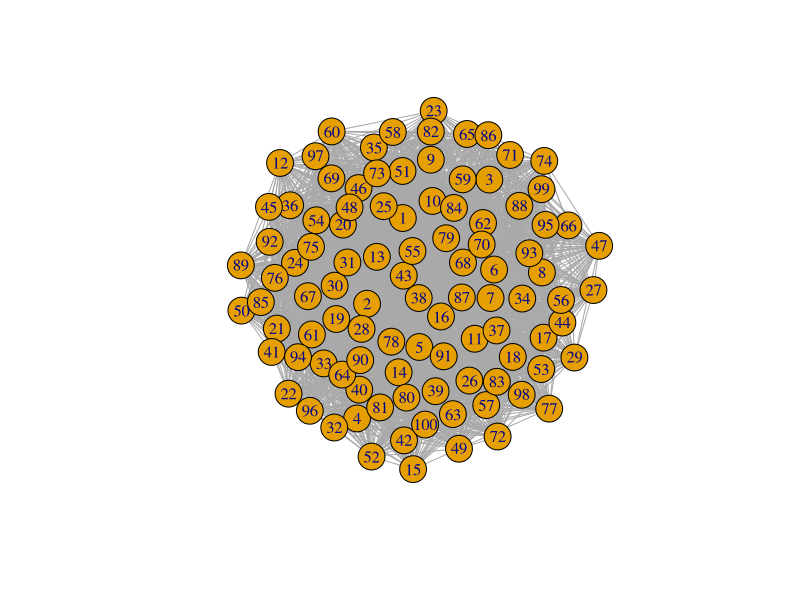
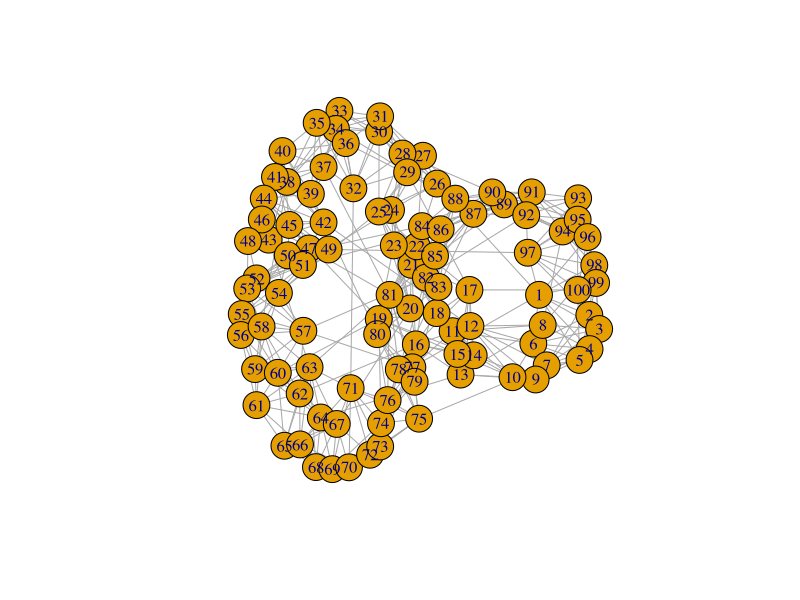
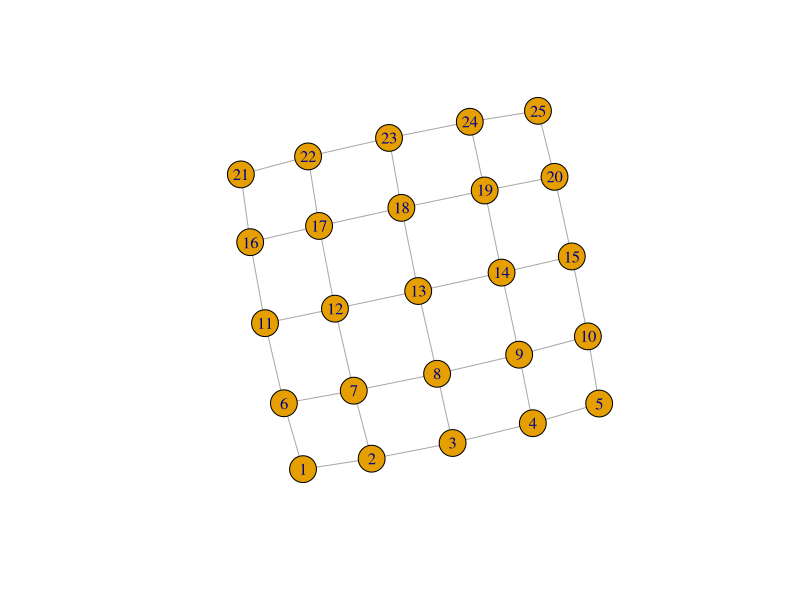
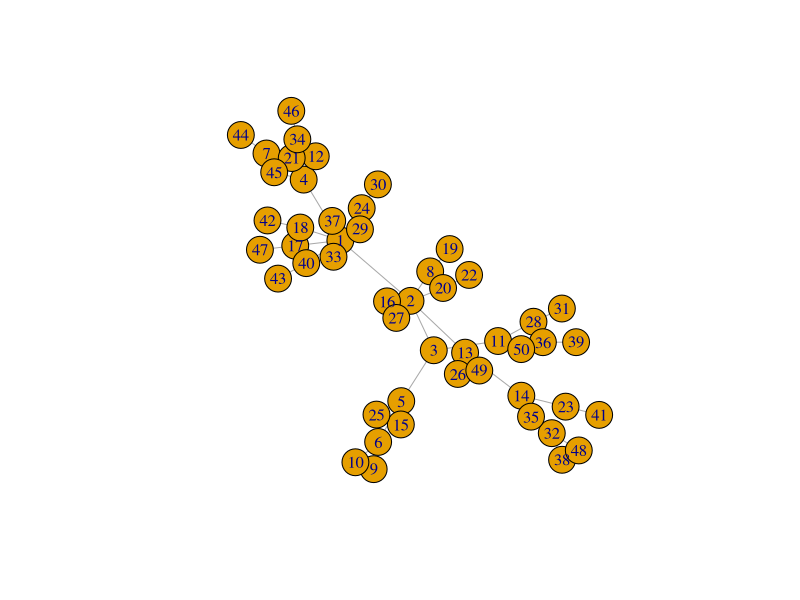
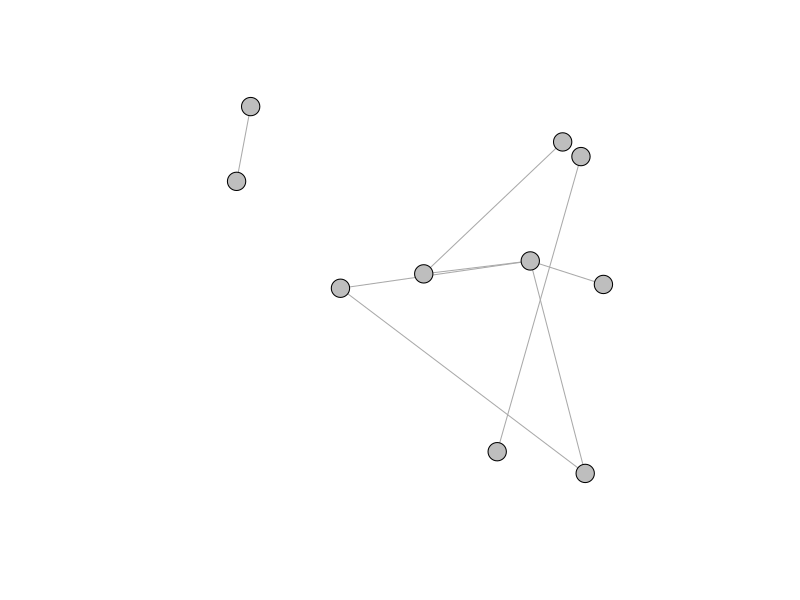

These figures' R source, in order:
## ---- chunk 1
knitr::opts_chunk$set(echo = TRUE)
## ---- chunk 2
library(igraph)
## ---- chunk 3
#Random graph
erdos<-function(n,p){
  erdos_graph=sample_gnp(n, p, directed = FALSE, loops = FALSE)
summary(erdos_graph)
}
f1=erdos(100,0.6)
plot(f1)
## ---- chunk 4
#Small-world
sm_world<-function(d,s,n,p){
  sm_graph=sample_smallworld(d, s, n, p, loops = F, multiple = F)
summary(sm_graph)
}
f2=sm_world(1, 100, 5, 0.05)
plot(f2)
## ---- chunk 5
#Lattice graph
Lattice<-function(d,l){
  lattice_graph=make_lattice(dim=d,length=l, directed= F, mutual= T, circular = F)
summary(lattice_graph)
}
f3=Lattice(2,5)
plot(f3)
## ---- chunk 6
#scale free
scale_free<-function(n,pw){
  scale_free_graph=sample_pa(n,pw, directed= F)
summary(scale_free_graph)
}
f4=scale_free(50,1)
plot(f4)
## ---- chunk 7
#Spatial graph of x,y coordinate join in space
spatial <- function(n,r) {
  v <- NULL
  for (i in 1:n) {
    x <- runif(1)
    y <- runif(1)
    v <- rbind(v,c(i,x,y))
    coords<<-rbind(coords, c(x,y))
  }
  
  E <- NULL
  R2 <- r*r;
  for (i in seq(1,n-1)) {
    for (j in seq(i+1,n)) {
      if (((v[i,2]-v[j,2])^2 + (v[i,3]-v[j,3])^2) < R2) {
        E <- as.data.frame(rbind(E,c(i,j)))
      }
    }
  }
  return(E)
}

coords=NULL

E = spatial(10,0.3)

G=graph_from_data_frame(E, directed=FALSE)

V(G)$color<-"grey"
G$layout=coords

plot(G,vertex.label=NA,vertex.size=10)
## ---- chunk 8

getGraphFeatures <- function(g){
  
#  networks <- list.files(paste(folder_name))
  
  Global_summary <- NULL
  
    
    netclust <- clusters(g) #look for subgraphs
    gcc <- V(g)[netclust$membership == which.max(netclust$csize)]#select vertices from the largest sub-graph
    #we could do this for other component graphs?
#    gccnet <- induced.subgraph(g, gcc) #make it a igraph object.
    
    #need to remove loops etc
    gcc_s <- igraph::simplify(g, remove.multiple = TRUE, remove.loops = TRUE)
    #plot(gcc_s)
    
    #network characteristics
    
    #convert to a laplacian matrix
    M <- laplacian_matrix(gcc_s,sparse = FALSE)
    
    #Adjacency matrix
    Adj <-gcc_s[]
    #Adjacency spectrum
    Adjacency_spectrum<-eigen(Adj)
    

    #calc eigenvectors
    spec <- eigen(M)
    #take the second smallest eigenvalue
    FiedlerValue<- spec$values[length(spec$value)-1]
    
    #Largest value of the adjacency
    ##This value controls the propagation of infection in SIS/SIR model
    ### The larger Adj_val the faster the growth of infection at the beginning time
    Adj_val<-Adjacency_spectrum$values[1]
    Eigen_central=Adjacency_spectrum$vectors[,ncol(Adjacency_spectrum$vectors)[1]]
    most_infected_node<-match(max(Eigen_central),Eigen_central)# highest node degree
    
    #Note:Probability of infection of nodes depends on V_1(first eigen vector of adjacency matrix)
    ## so the prob that a node is infected is proportional to its eigen vector centrality (V_1)
    ## since centrality depends on number of nodes its connected to and how well node are connected
    
    
    #Epidemic threshold
    ##Infection dies or survives if beta/gamma is < or > Rnot respectively
    Rnot<-1/Adj_val # spectral of adjacency for undirected network controls the epidemic threshold
    
    #
    
    #Threshold comparism of 
    
    #Newman's relative Q (from Sah et al 2017) modularity
    
    #detect commnuities and calc relative Newman's Q
    wc <- cluster_walktrap(gcc_s) # This function tries to find densely connected subgraphs, 
    lc<- cluster_louvain(gcc_s) #this is the method used inSah et al 2017 - allows comparison? 
    #also called communities in a graph via random walks.
    
    mod <- modularity(gcc_s, membership(lc))
    #max_mod <- 
    #Qrel <- mod/max_mod #Sah et al normalize modularity this way, but Im not sure why maximum modulairity is the best way to do this
    #plot(lc,gccnet)  check out the plot if needed
    
    #other network characteristics
    deg <- mean(degree(gcc_s, mode="all", normalized=TRUE)) #normalized currently
    
    cent <-  eigen_centrality(gcc_s, directed=T, weights=NA)
    cent <- cent$value
    
    trans <- as.data.frame(transitivity(gcc_s, type="global"))
    
    di <- diameter(gcc_s, directed=F, weights=NA)
    network_size<-vcount(gcc_s)
    
    #Global_summary[1] <- bind_cols(g_names, propI2,propI5, FiedlerValue, mod, deg, cent, trans, di) %>%
    #set_names('g_names')
    
    Global_summary <- c(FiedlerValue, Adj_val, Rnot, network_size, most_infected_node, mod, deg, cent, trans, di) 
  
  
  Global_summary <- do.call(rbind, Global_summary)
  rownames(Global_summary) <- c('Fiedler','Adj_val','Rnot','network_size','most_infected_node', 'Modularity', 'Mean_degree', 'Centrality', 'Transivity', 'Diameter')
  Global_summary  <- as.data.frame(Global_summary)
  
  
  return(Global_summary)
}

## ---- chunk 9
## Disease simulation

#getGraphFeatures <- function() {
  ## output: data frame
  
#}

# converting downloaded networks into igraph objects
# use something liek this to convert:
# dat <- read.table(networks[i]) #haven't dealt with the temporal nature of this yet. Third column appears to be a date...


library(igraph)
#Simple SIR disease simulation
# Disease status: 0=healthy/susceptible, 1=infected, 2=removed/dead/recovered
episim <- function(G, nticks=10, beta=0.1, gamma=0.2, initState=NULL, numInfected=2) {
  ## G is igraph object
  E <- G[] #adjacency matrix of graph (network object)
  n <- ncol(E) #number of columns (nodes) in network object
  inf_per_time<-matrix(data=0,(nticks+1),n)#progression of infection/transition of state of each node for each time step
  # Set initial state  
  # initState is list of initial state of each vertex in G.  E.g., from (1,0,0...0) or (0,1,0,1,0,....)
  if (is.null(initState)) {
    infected <- rep(1,numInfected)
    clear<-rep(0,(n-numInfected))
    stat<-sample(c(infected, clear), n, replace=FALSE)

#    stat <- rbinom(n,1,propInfected)#set initial state of each nodes if non (note, no recovered node at initial state)
  } else {
    stat <- initState #initial existing state.
  }
  current_stat=stat
  nextStat<-rep(0,length(stat))
  time=2 # since we have nticks+1
  
  #note: there is no recovered node at initial state only susceptible nodes and some infected nodes
  #initial state vector must not contain 2, but only 0 and 1 for the first row
  #set next state vector initially as initial state.
  for (tick in 1:nticks) {
    inf_per_time[1,]=current_stat#time 0=initial state
    # first transition phase: S -> I
    for (i in which(stat==0)) {#for all susceptible nodes (denoted 0) in initial state
      for (j in (1:n)) { # for all other neighbor nodes
        if ((E[i,j]>=1)&(stat[j]==1)&(runif(1)<=beta)) #each infected node infects its nearest neighbor/node it shares a link/edge with, with prob beta
        {
          nextStat[i] <- 1;break#assign node as infected if above condition is met else and break out of loop
        }
        else{
          nextStat[i]<-0 #node remains as susceptible, since not all contact leads to an infection.
        }
      }
    }
    
    # second transition phase: I -> R
    for (i in which(stat==1)) {#for all infected nodes in initial state
      if (runif(1)<=gamma) { #compares a randomly generated uniform number to recovery rate
        nextStat[i] <- 2 #assigns node as recovered if condition above is met else
      }
      else{
        nextStat[i]<-1 #nodes remain infected 
      }
    }
    
    #for SIR, recovered node do not participate in further disease propagation (permanent immunity)    
    
    stat <- nextStat#assigns states of nodes for each time step as existing state 
    
    inf_per_time[time,] <- stat
    rownames(inf_per_time)=0:nticks#re-order row names from time step 0=initial state
    colnames(inf_per_time)=NULL#make column names as null
    
    
    time=time+1
    
  }
  
  return (inf_per_time)
  
}
#G <- erdos.renyi.game(10, .5,direct=F)    #random graph generated
#f=episim(G,beta = 0.3,gamma=0.2)


## ---- chunk 10

### Making epidemic summary on a network

  # make state counts
  # data frame for counts of state
  # set number of rows and columns
  # column names to SEIR
epi_summary<-function(f){   
#  if (is.data.frame(f)){
#    f=as.matrix(f)
#  }
   numrows=dim(f)[1]
   state_counts=matrix(0,nrow=numrows,ncol=3)
   colnames(state_counts)=c("S","I","R")
   
    
   for (tick in 1:numrows){
     s = length(which(f[tick,]==0))
     i = length(which(f[tick,]==1))
     r = length(which(f[tick,]==2))
     
     state_counts[tick,] <- c(s,i,r)
     
   }
   
   #state_counts <- do.call(rbind, state_counts)
   state_counts <- as.data.frame(state_counts)
   rownames(state_counts)=0:(numrows-1)
   state_counts
}  

## ---- chunk 11
# [1] Replicating the network N times
set.seed(1)
N=10
erdos_graph=list()
erdos<-function(n,p){
 for (i in 1:N){
   erdos_graph[[i]]=sample_gnp(n,p, directed = FALSE, loops =FALSE)
 }
  return(erdos_graph)
}

#Test
G_2=erdos(100,.2)
G_2

## ---- chunk 12
#[2] simulating SIR process on each simulated graph and extracting the summary

sim_all_graphs=NULL
summary_all_graphs=NULL

nets_epi_summary<-function(G){
  for (i in 1:N){
    sim_all_graphs[[i]] = lapply(G,episim)
    summary_all_graphs[[i]]=lapply(sim_all_graphs[[i]],epi_summary)
  }
  return(summary_all_graphs)
}


#[3] Time to infection of 20% of individual
